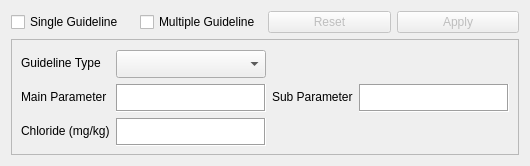
             <widget class="QWidget" name="guideline">
              <attribute name="title">
               <string>Guideline</string>
              </attribute>
              <layout class="QVBoxLayout" name="verticalLayout_7">
               <item>
                <layout class="QHBoxLayout" name="horizontalLayout_guideline" stretch="1,1,1,1">
                 <item>
                  <widget class="QCheckBox" name="single_guideline_checkbox">
                   <property name="text">
                    <string>Single Guideline</string>
                   </property>
                  </widget>
                 </item>
                 <item>
                  <widget class="QCheckBox" name="multiple_guideline_checkbox">
                   <property name="text">
                    <string>Multiple Guideline</string>
                   </property>
                  </widget>
                 </item>
                 <item>
                  <widget class="QPushButton" name="reset_button_guideline">
                   <property name="enabled">
                    <bool>false</bool>
                   </property>
                   <property name="text">
                    <string>Reset</string>
                   </property>
                  </widget>
                 </item>
                 <item>
                  <widget class="QPushButton" name="apply_button_guideline">
                   <property name="enabled">
                    <bool>false</bool>
                   </property>
                   <property name="text">
                    <string>Apply</string>
                   </property>
                  </widget>
                 </item>
                </layout>
               </item>
               <item>
                <widget class="QFrame" name="guideline_frame">
                 <property name="frameShape">
                  <enum>QFrame::Shape::StyledPanel</enum>
                 </property>
                 <property name="frameShadow">
                  <enum>QFrame::Shadow::Raised</enum>
                 </property>
                 <layout class="QGridLayout" name="gridLayout_6">
                  <item row="0" column="0">
                   <widget class="QLabel" name="guideline_type_label">
                    <property name="text">
                     <string>Guideline Type</string>
                    </property>
                   </widget>
                  </item>
                  <item row="0" column="1">
                   <widget class="QComboBox" name="guideline_type_combobox">
                    <property name="minimumSize">
                     <size>
                      <width>150</width>
                      <height>28</height>
                     </size>
                    </property>
                    <property name="maximumSize">
                     <size>
                      <width>150</width>
                      <height>26</height>
                     </size>
                    </property>
                    <property name="styleSheet">
                     <string notr="true">b</string>
                    </property>
                    <property name="frame">
                     <bool>true</bool>
                    </property>
                   </widget>
                  </item>
                  <item row="1" column="0">
                   <widget class="QLabel" name="main_parameter_label">
                    <property name="text">
                     <string>Main Parameter</string>
                    </property>
                   </widget>
                  </item>
                  <item row="1" column="1">
                   <widget class="QTextEdit" name="main_parameter_input">
                    <property name="minimumSize">
                     <size>
                      <width>150</width>
                      <height>28</height>
                     </size>
                    </property>
                    <property name="maximumSize">
                     <size>
                      <width>150</width>
                      <height>26</height>
                     </size>
                    </property>
                    <property name="frameShape">
                     <enum>QFrame::Shape::Box</enum>
                    </property>
                    <property name="verticalScrollBarPolicy">
                     <enum>Qt::ScrollBarPolicy::ScrollBarAsNeeded</enum>
                    </property>
                   </widget>
                  </item>
                  <item row="1" column="2">
                   <widget class="QLabel" name="sub_parameter_label">
                    <property name="text">
                     <string>Sub Parameter</string>
                    </property>
                   </widget>
                  </item>
                  <item row="1" column="3">
                   <widget class="QTextEdit" name="sub_parameter_input">
                    <property name="minimumSize">
                     <size>
                      <width>150</width>
                      <height>28</height>
                     </size>
                    </property>
                    <property name="maximumSize">
                     <size>
                      <width>150</width>
                      <height>26</height>
                     </size>
                    </property>
                    <property name="frameShape">
                     <enum>QFrame::Shape::Box</enum>
                    </property>
                    <property name="verticalScrollBarPolicy">
                     <enum>Qt::ScrollBarPolicy::ScrollBarAsNeeded</enum>
                    </property>
                   </widget>
                  </item>
                  <item row="2" column="0">
                   <widget class="QLabel" name="chloride_label">
                    <property name="text">
                     <string>Chloride (mg/kg)</string>
                    </property>
                   </widget>
                  </item>
                  <item row="2" column="1">
                   <widget class="QTextEdit" name="chloride_input">
                    <property name="minimumSize">
                     <size>
                      <width>150</width>
                      <height>28</height>
                     </size>
                    </property>
                    <property name="maximumSize">
                     <size>
                      <width>150</width>
                      <height>26</height>
                     </size>
                    </property>
                    <property name="frameShape">
                     <enum>QFrame::Shape::Box</enum>
                    </property>
                    <property name="verticalScrollBarPolicy">
                     <enum>Qt::ScrollBarPolicy::ScrollBarAsNeeded</enum>
                    </property>
                   </widget>
                  </item>
                 </layout>
                </widget>
               </item>
              </layout>
             </widget>
